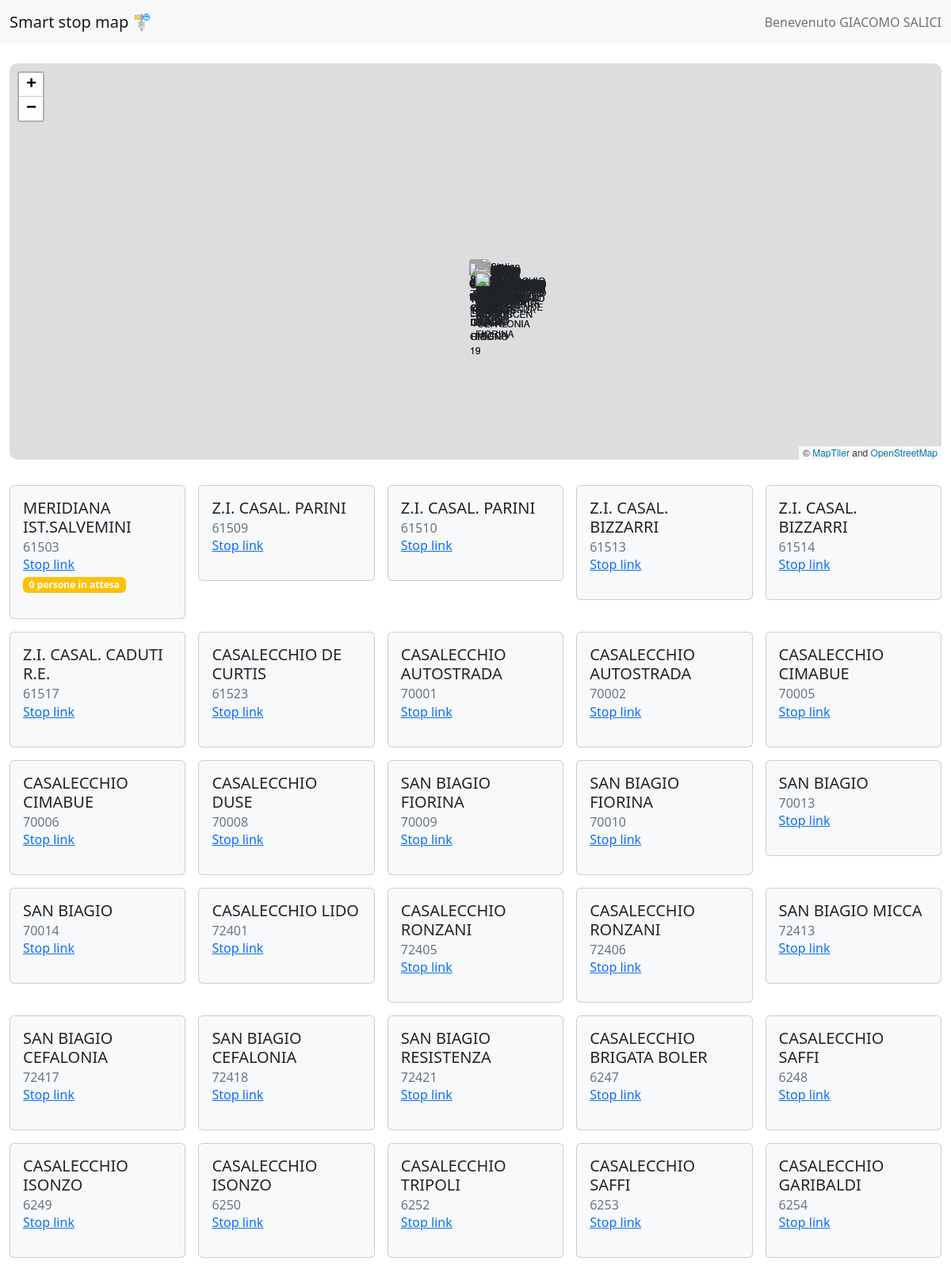
/ (signed in, upper part), run on the app's committed database.
### models.py (models this page shows, shortened)
class User(UserMixin, db.Model):
    __tablename__ = "users"
    id = db.Column(db.String(10), primary_key=True)
    name = db.Column(db.String(80), unique=False, nullable=False)
    ukey = db.Column(db.String(300), nullable=False)

class Stop(db.Model):
    __tablename__ = "stops"
    id = db.Column(db.String(10), primary_key=True)
    position = db.Column(db.String(80), unique=False, nullable=False)
    name = db.Column(db.String(50), nullable=True)
    people = db.Column(db.Integer(), nullable=True)
    hButton = db.Column(db.Integer(), nullable=True)

### app.py (the view)
@app.route("/")
def home():
    dataset=[]
    stops = Stop.query.all()
    for stop in stops:
        dataset.append({"id": stop.id,
                        "name": stop.name,
                        "location": json.loads(stop.position),
                        "people": stop.people if stop.people != None else "-",
                        "hButton": stop.hButton, })
    return render_template('index.html', stations=dataset, name = "Bus Stops Map")

### app.py (called while the page is built)
@login_manager.user_loader
def load_user(user_id):
    return User.query.get(user_id)

@app.before_request
def session_handler():
    session.permanent = True
    app.permanent_session_lifetime = timedelta(minutes=1)

### templates/index.html (shortened to what this page needs)
{% extends 'baseof.html' %}
{% block titlepage %}Smart stop map{% endblock %}
{% block content %}
<div id="map" style="width: 100%; height: 500px"></div>
<div class="row row-cols-2 row-cols-md-5 g-3 mt-3" data-masonry='{"percentPosition": true }'>
  {% for station in stations %}
  <div class="col">
   <div class="card bg-light">
     <div class="card-body">
       <h5 class="card-title">{{station.name | e}}</h5>
       <h6 class="card-subtitle text-muted">{{station.id | e}}</h6>
       <a href="stop/{{station.id}}" class="card-link">Stop link</a>
       {% if station.people != '-'%} <span class="badge bg-warning badge-pill badge-warning"> {{station.people}} persone in attesa </span>       {% endif %}
     </div>
       </div>
  </div>
{% endfor %}
</div>
{% endblock %}

### templates/baseof.html (shortened to what this page needs)
<!DOCTYPE html>
<html lang="en">
  <head>
    <link
      href="https://cdn.jsdelivr.net/npm/bootstrap@5.2.3/dist/css/bootstrap.min.css"
      rel="stylesheet"
    />
    <link
      rel="stylesheet"
      href="https://unpkg.com/leaflet@1.9.3/dist/leaflet.css"
    />
    <link
      rel="stylesheet"
      href="{{ url_for('static',filename='/style.css') }}"
    />
  </head>
  <body>
    <section class="content">
      <header>
        <nav class="navbar navbar-expand-lg bg-light">
          <div class="container-fluid">
            <a class="navbar-brand" href="/"
              >{% block titlepage %}{% endblock %} 🚏</a
            >
            <span class="navbar-text">
              {% if current_user.is_authenticated %} Benevenuto {{
              current_user.name }}
              {% else %} Benvenuto utente anonimo
              {% endif %}
            </span>
          </div>
        </nav>
      </header>
      <div class="container-fluid mt-4">{% block content %} {% endblock %}</div>
    </section>
  </body>
</html>

### static/style.css (style rules this page uses)
.leaflet-container { border-radius: 10px; }

### data on the page
User: name "GIACOMO SALICI"
Stop: name "MERIDIANA IST.SALVEMINI", id "61503", people "0"
Stop: name "Z.I. CASAL. PARINI", id "61509"
Stop: name "Z.I. CASAL. PARINI", id "61510"
Stop: name "Z.I. CASAL. BIZZARRI", id "61513"
Stop: name "Z.I. CASAL. BIZZARRI", id "61514"
Stop: name "Z.I. CASAL. CADUTI R.E.", id "61517"
Stop: name "CASALECCHIO DE CURTIS", id "61523"
Stop: name "CASALECCHIO AUTOSTRADA", id "70001"
Stop: name "CASALECCHIO AUTOSTRADA", id "70002"
Stop: name "CASALECCHIO CIMABUE", id "70005"
Stop: name "CASALECCHIO CIMABUE", id "70006"
Stop: name "CASALECCHIO DUSE", id "70008"
Stop: name "SAN BIAGIO FIORINA", id "70009"
Stop: name "SAN BIAGIO FIORINA", id "70010"
Stop: name "SAN BIAGIO", id "70013"
Stop: name "SAN BIAGIO", id "70014"
Stop: name "CASALECCHIO LIDO", id "72401"
Stop: name "CASALECCHIO RONZANI", id "72405"
Stop: name "CASALECCHIO RONZANI", id "72406"
Stop: name "SAN BIAGIO MICCA", id "72413"
Stop: name "SAN BIAGIO CEFALONIA", id "72417"
Stop: name "SAN BIAGIO CEFALONIA", id "72418"
Stop: name "SAN BIAGIO RESISTENZA", id "72421"
Stop: name "CASALECCHIO BRIGATA BOLER", id "6247"
Stop: name "CASALECCHIO SAFFI", id "6248"
Stop: name "CASALECCHIO ISONZO", id "6249"
Stop: name "CASALECCHIO ISONZO", id "6250"
Stop: name "CASALECCHIO TRIPOLI", id "6252"
Stop: name "CASALECCHIO SAFFI", id "6253"
Stop: name "CASALECCHIO GARIBALDI", id "6254"
